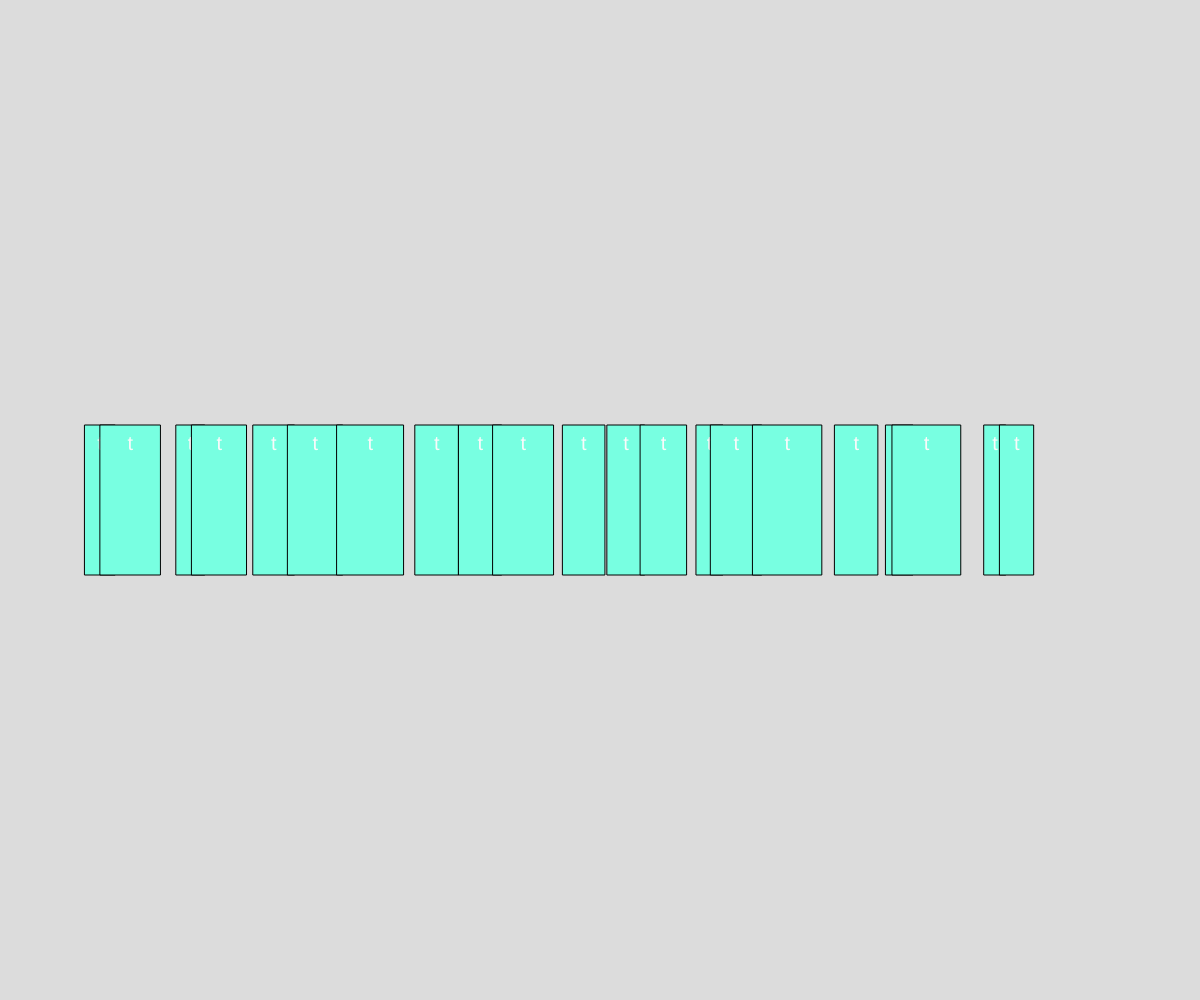
Frame 1 (no input)
Frame 60 (no input): identical to frame 1, image omitted
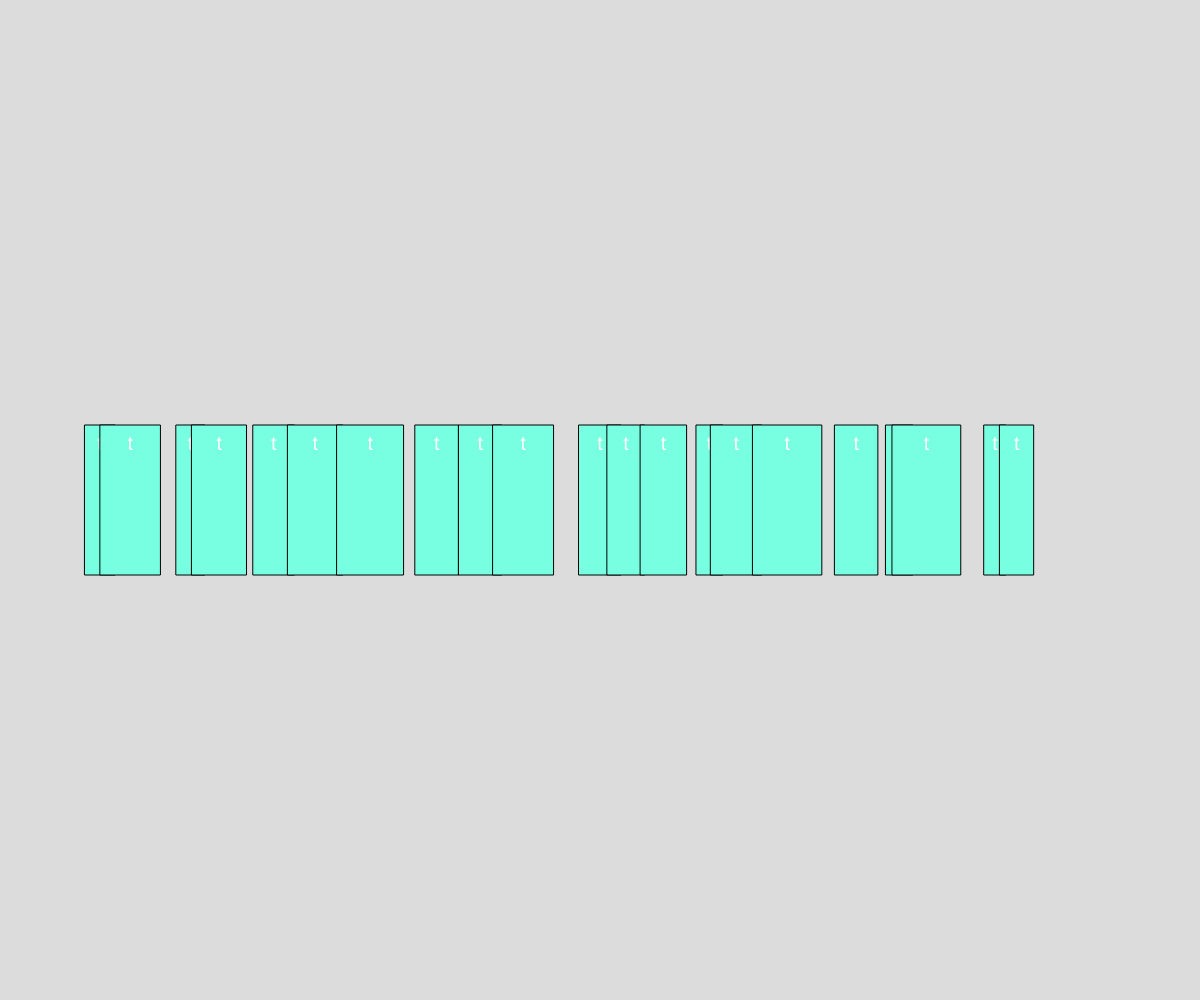
Frame 120 (the mouse pressed at the canvas centre since frame 60)

The p5.js sketch that drew these frames (run headless with seeded random() and noise() and a simulated clock; from frame 60 on, the mouse is pressed at the canvas centre):

// p5.js sketch
// ── sketch.js
// Project Title
// Your Name
// Date
//
// Extra for Experts:
// - describe what you did to take this project "above and beyond"
let myBook;
let bookshelf = []
let type = 0;
let x = 100
let  x1 = x
let isbnt = 0
let covert  = "hardcover"


function setup() {
  createCanvas(windowWidth, windowHeight);



  //myBook = new Book("Harry","Me",2252,"hardcover",515,width*0.3);
  for(let book = 0; book<= 20;book++){

    type = random(1,3);
    isbnt = random(200,700)
    switch(type){
      case 1:
        covert = "softcover";
         break;
      case 2:
        covert = "hardcover";
         break;
      case 3:
        covert = "leatherbound";
         break;
    }
    bookshelf.push(new Book("test","me", random(1000,9999), covert, isbnt, x));
    x += isbnt/10
    
  }
}

function draw() {
  background(220);
 for(let book of bookshelf){
  book.dsiplay();
  book.mouseclickt();

  
 }
}


class Book {
  constructor(title, author, isbn, cover, pages, x) {
    this.title = title;
    this.author = author;
    this.isbn = isbn;
    this.cover = cover;
    this.pages = pages;
    this.x = x;
    this.pickedup = false;
  }

  dsiplay() {
    rectMode(CENTER); textAlign(CENTER);
    textSize(20);
    switch (this.cover) {
      case "softcover":
        fill(250, 200, 150); break;
      case "hardcover":
        fill(120, 2225, 225); break;
      case "leatherbound":
        fill(150, 100, 15); break;
    }
    push();
    translate(this.x, height/2);
    rect(0,0,this.pages/10,150);
    fill(250);
    text(this.title[0],0,-50);
    pop();
  }

  mouseclickt(){
    if(mouseX <= this.x + (this.pages/20) && mouseX >= this.x - (this.pages/20) && mouseIsPressed){
      this.x = mouseX;
    }

   
  }


}
